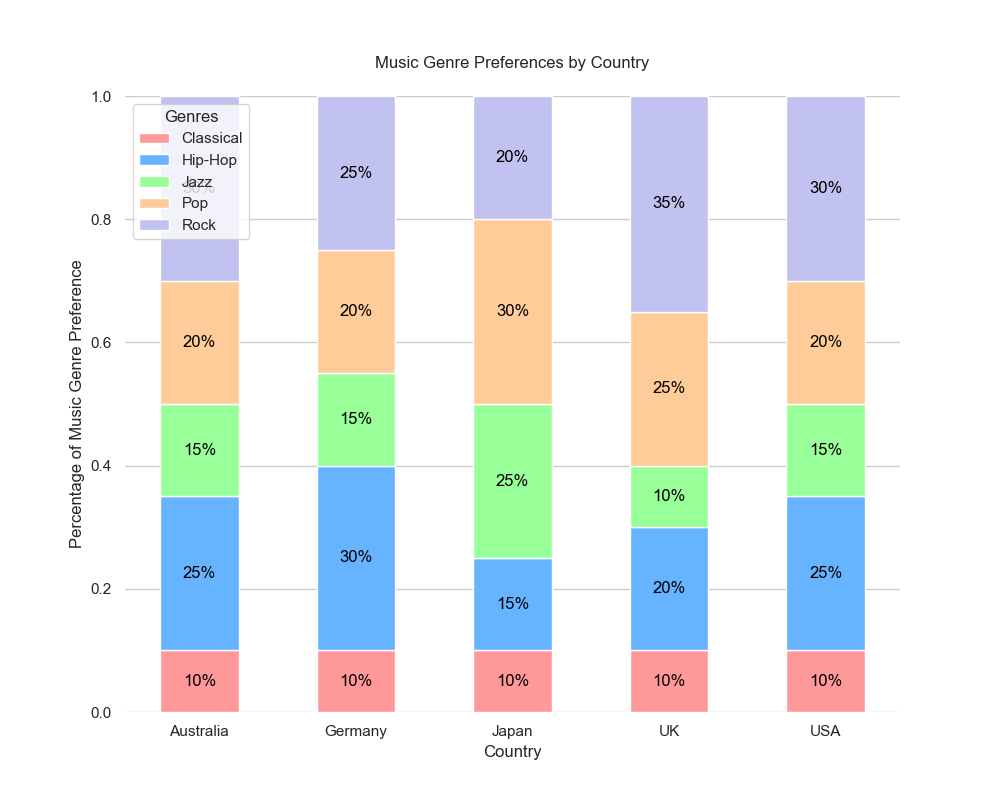

The script that drew this image:

import numpy as np
import pandas as pd
import seaborn as sns
import matplotlib.pyplot as plt

# Creating the dataframe
data = {
    "Country": ["USA"]*5 + ["UK"]*5 + ["Germany"]*5 + ["Japan"]*5 + ["Australia"]*5,
    "Genre": ["Rock", "Hip-Hop", "Pop", "Jazz", "Classical"]*5,
    "Percentage": [30, 25, 20, 15, 10, 35, 20, 25, 10, 10, 25, 30, 20, 15, 10, 20, 15, 30, 25, 10, 30, 25, 20, 15, 10]
}
df = pd.DataFrame(data)

# Pivot the dataframe to wide format
df_pivot = df.pivot("Country", "Genre", "Percentage")

# Normalize the data as fractions
df_pivot_normalized = df_pivot.div(df_pivot.sum(axis=1), axis=0)

# Bar colors
colors = ["#ff9999", "#66b3ff", "#99ff99", "#ffcc99", "#c2c2f0"]

# Initialize the matplotlib figure
f, ax = plt.subplots(figsize=(10, 8))

# Plot the bars vertically (stacked)
bar_sections = []
prev_values = np.zeros(len(df_pivot_normalized))

for i, col in enumerate(df_pivot_normalized.columns):
    values = df_pivot_normalized[col]
    bar_section = plt.bar(df_pivot_normalized.index, values, bottom=prev_values, 
                          color=colors[i], edgecolor='white', width=0.5)
    bar_sections.append(bar_section)
    prev_values += values

# Add a legend and informative axis label
ax.legend(bar_sections, df_pivot_normalized.columns, loc="upper left", title="Genres")
ax.set(ylim=(0, 1), xlabel="Country", ylabel="Percentage of Music Genre Preference")

# Add percentage values to each section
for bar in bar_sections:
    for rect in bar:
        height = rect.get_height()
        x_value = rect.get_x() + rect.get_width() / 2
        label = f"{height:.0%}"
        plt.text(x_value, rect.get_y() + height / 2, label, va='center', ha='center', color='black')

# Set the title of the chart
plt.title('Music Genre Preferences by Country', pad=20)

sns.despine(left=True, bottom=True)

# Display the chart
plt.show()
